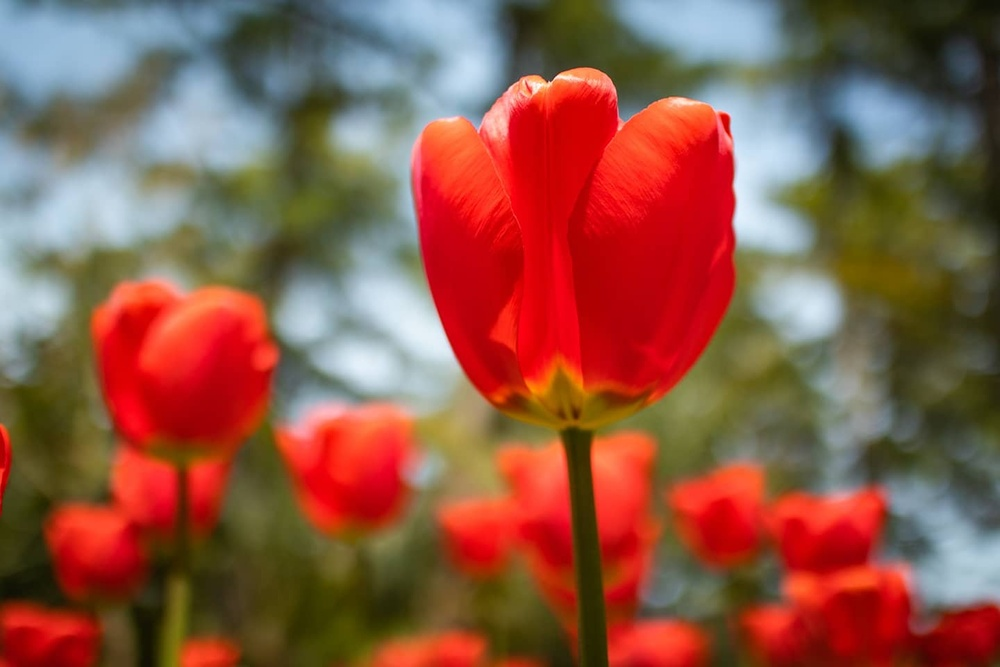
#> input picture 성인모/openCV/images/flower.jpg, 1000 x 667 px, shrunk from 1440 x 960 before the run
$ python '[08]image_merge.py'
#> lines starting #> are read from the running program, lines starting #| are printed output that depends on the picture
import cv2
import numpy as np


# [22 lines of commented-out code are left out]
def onMouse(x):
    pass


def imgBlending(image1, image2):
#> called with image1 = 'images/flower.jpg', image2 = 'images/flower2.jpg'
    img1 = cv2.imread(image1)
#> img1 is the input picture: shape (667, 1000, 3); mean B, G, R 70.4, 86.8, 141
    img2 = cv2.imread(image2)
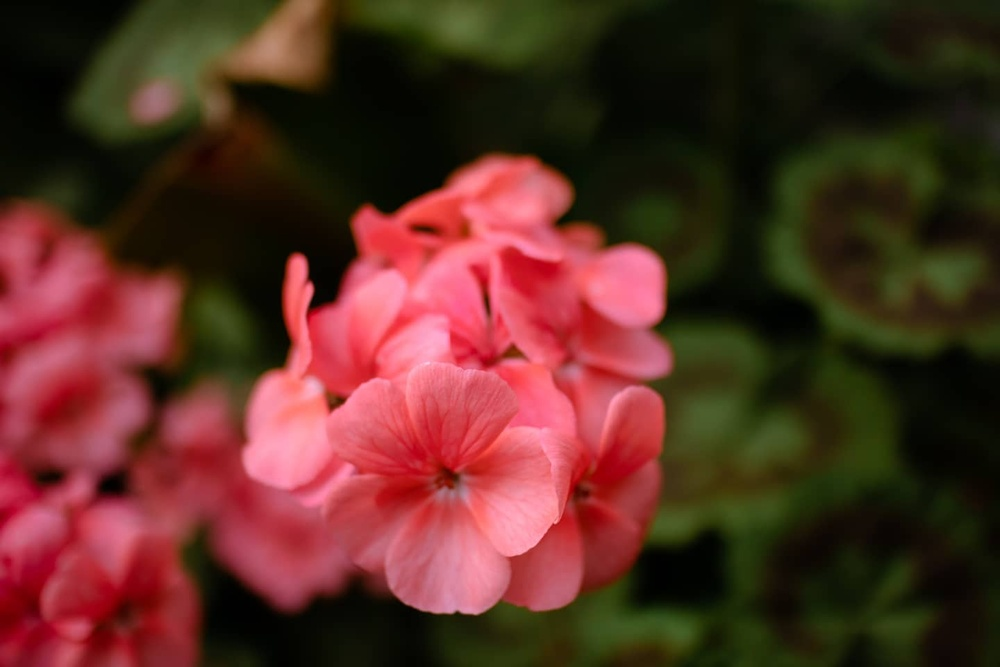
#> input picture 성인모/openCV/images/flower2.jpg, 1000 x 667 px, shrunk from 1440 x 960 before the run
#> img2 is the input picture: shape (667, 1000, 3); mean B, G, R 36.4, 46.5, 89.6

    cv2.namedWindow('imgPane')
    cv2.createTrackbar('Mixing', 'imgPane', 0, 100, onMouse)
#> slider 'Mixing' is set to 33
    mix = cv2.getTrackbarPos('Mixing', 'imgPane')

    while True:
        img = cv2.addWeighted(img1, float(100 - mix)/100, img2, float(mix) / 100, 0)
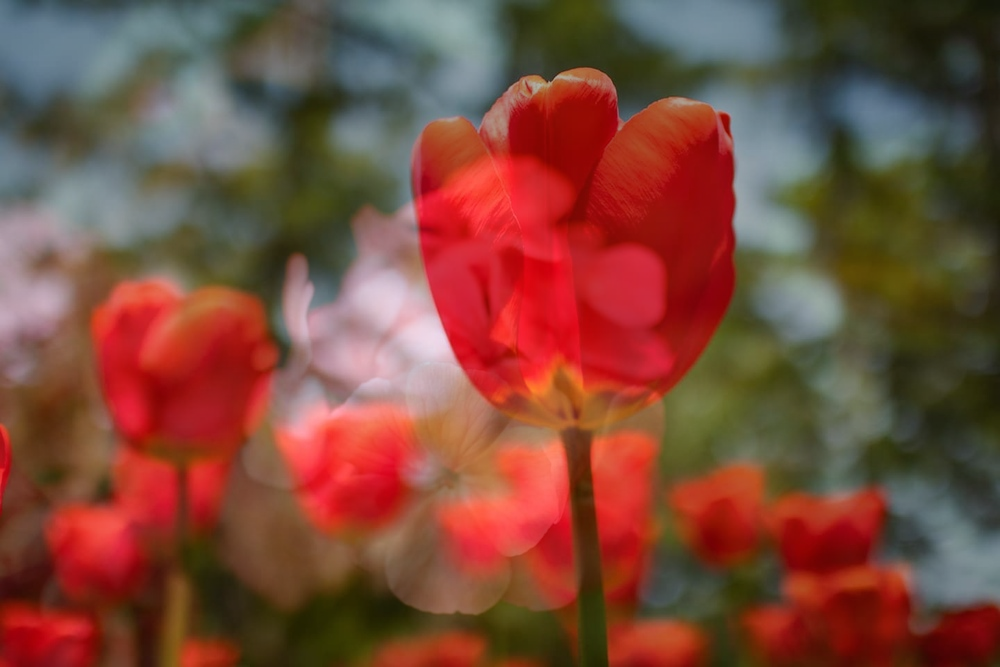
#> img: shape (667, 1000, 3); mean B, G, R 59.2, 73.5, 124.1
        cv2.imshow('imgPane', img)

        k = cv2.waitKey(1) & 0xFF
#> (key Esc is pressed here)
        if k == 27:
            break

        mix = cv2.getTrackbarPos('Mixing', 'imgPane')

    cv2.destroyAllWindows()


imgBlending('images/flower.jpg', 'images/flower2.jpg')
